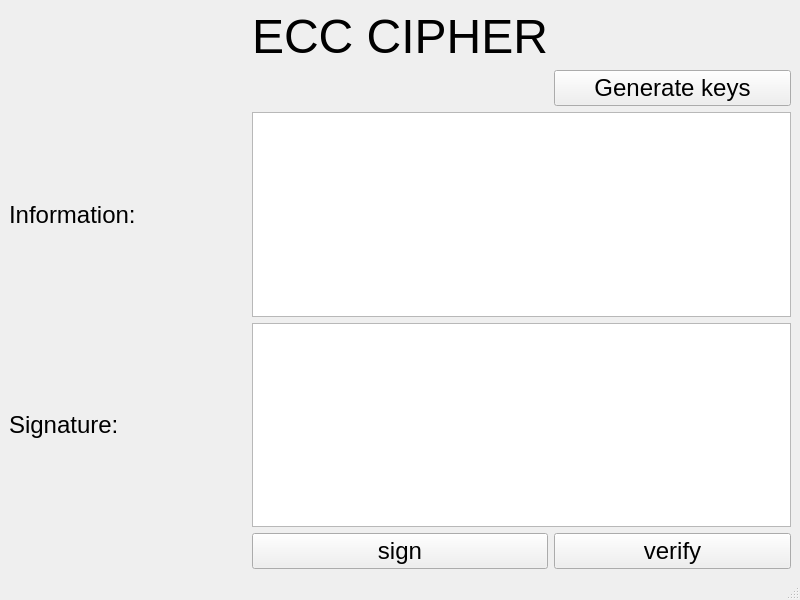
<?xml version="1.0" encoding="UTF-8"?>
<ui version="4.0">
 <class>MainWindow</class>
 <widget class="QMainWindow" name="MainWindow">
  <property name="geometry">
   <rect>
    <x>0</x>
    <y>0</y>
    <width>800</width>
    <height>600</height>
   </rect>
  </property>
  <property name="windowTitle">
   <string>MainWindow</string>
  </property>
  <widget class="QWidget" name="centralwidget">
   <layout class="QGridLayout" name="gridLayout">
    <item row="0" column="1">
     <widget class="QLabel" name="label">
      <property name="font">
       <font>
        <pointsize>36</pointsize>
       </font>
      </property>
      <property name="text">
       <string>ECC CIPHER</string>
      </property>
     </widget>
    </item>
    <item row="1" column="2">
     <widget class="QPushButton" name="btn_gen_keys">
      <property name="font">
       <font>
        <pointsize>18</pointsize>
       </font>
      </property>
      <property name="text">
       <string>Generate keys</string>
      </property>
     </widget>
    </item>
    <item row="2" column="0">
     <widget class="QLabel" name="label_2">
      <property name="font">
       <font>
        <pointsize>18</pointsize>
       </font>
      </property>
      <property name="text">
       <string>Information:</string>
      </property>
     </widget>
    </item>
    <item row="2" column="1" colspan="2">
     <widget class="QTextEdit" name="txt_info"/>
    </item>
    <item row="3" column="0">
     <widget class="QLabel" name="label_3">
      <property name="font">
       <font>
        <pointsize>18</pointsize>
       </font>
      </property>
      <property name="text">
       <string>Signature:</string>
      </property>
     </widget>
    </item>
    <item row="3" column="1" colspan="2">
     <widget class="QTextEdit" name="txt_sign"/>
    </item>
    <item row="4" column="1">
     <widget class="QPushButton" name="btn_sign">
      <property name="font">
       <font>
        <pointsize>18</pointsize>
       </font>
      </property>
      <property name="text">
       <string>sign</string>
      </property>
     </widget>
    </item>
    <item row="4" column="2">
     <widget class="QPushButton" name="btn_verify">
      <property name="font">
       <font>
        <pointsize>18</pointsize>
       </font>
      </property>
      <property name="text">
       <string>verify</string>
      </property>
     </widget>
    </item>
   </layout>
  </widget>
  <widget class="QMenuBar" name="menubar">
   <property name="geometry">
    <rect>
     <x>0</x>
     <y>0</y>
     <width>800</width>
     <height>18</height>
    </rect>
   </property>
  </widget>
  <widget class="QStatusBar" name="statusbar"/>
 </widget>
 <resources/>
 <connections/>
</ui>
